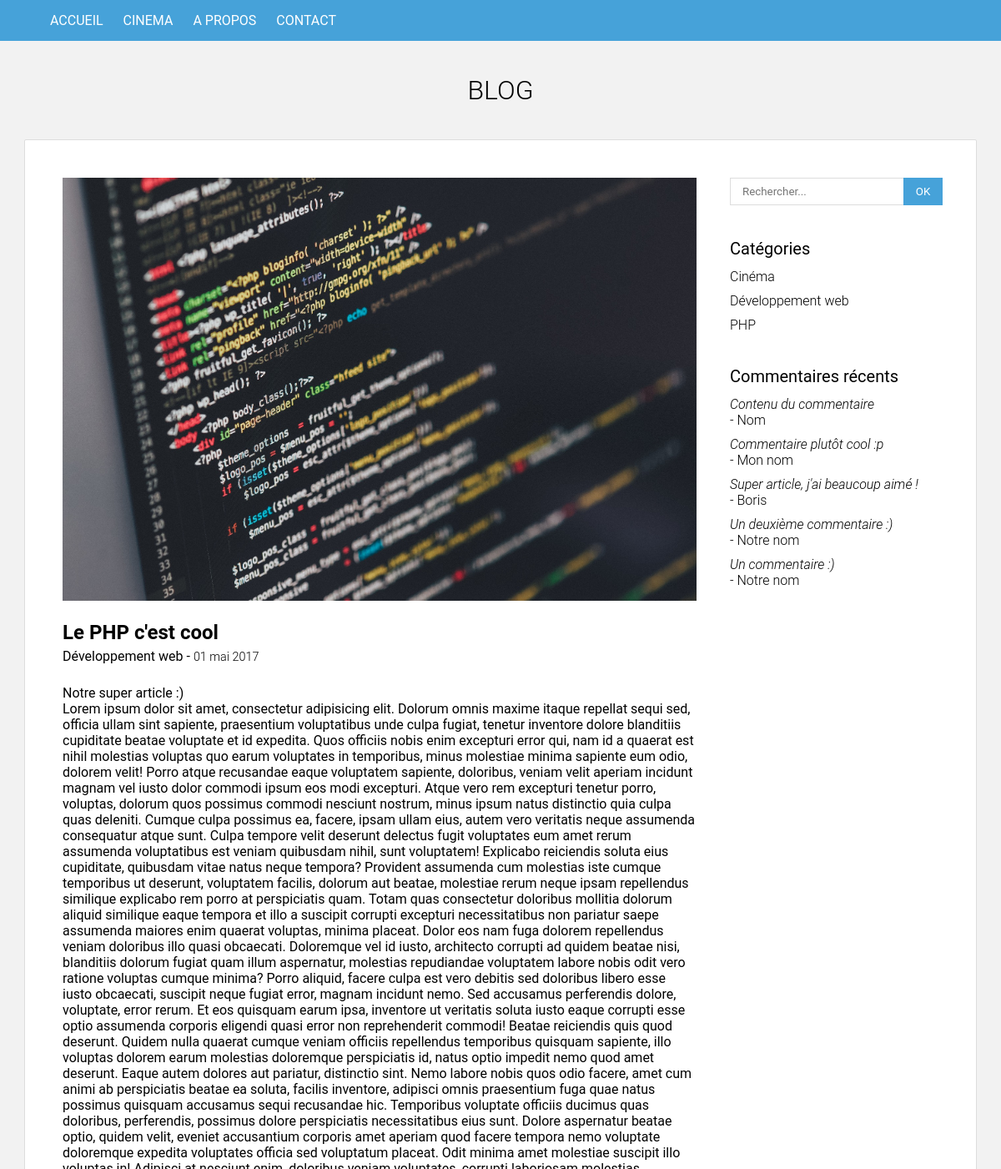
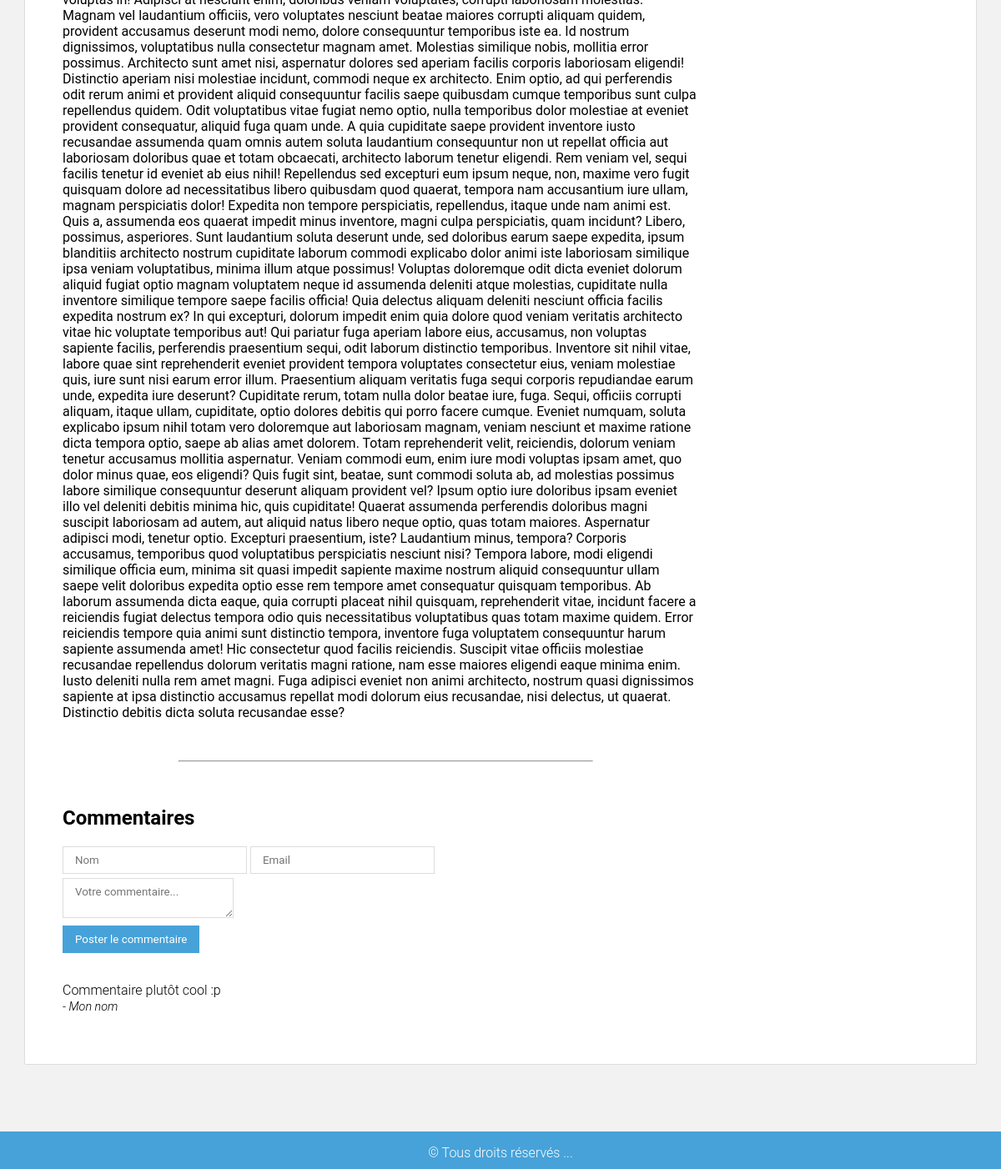
Screenshot of /article.php?id=1 with the database file from the repository (2 pictures, top to bottom).
### tables this page shows
CREATE TABLE `articles` (
  `id` int(11) NOT NULL,
  `titre` varchar(255) NOT NULL,
  `contenu` text NOT NULL,
  `categorie` varchar(255) NOT NULL,
  `datetime_post` datetime NOT NULL
);

CREATE TABLE `categories` (
  `id` int(11) NOT NULL,
  `categorie` varchar(255) NOT NULL,
  `categorie_url` varchar(255) NOT NULL
);

CREATE TABLE `commentaires` (
  `id` int(11) NOT NULL,
  `id_article` int(11) NOT NULL,
  `nom` varchar(255) NOT NULL,
  `email` varchar(255) NOT NULL,
  `contenu` text NOT NULL
);

### php/functions.php (called while the page is built)
<?php
function getNomCategorie($slug) {
	global $bdd;
	$categorie = $bdd->prepare('SELECT categorie FROM categories WHERE categorie_url = ?');
	$categorie->execute([$slug]);
	$categorie = $categorie->fetchColumn();
	return $categorie;
}

### php/config.php (called while the page is built)
<?php
try {
	$bdd = new PDO('mysql:host=127.0.0.1;dbname=blog;charset=utf8', 'root', '');
	$bdd->query('SET lc_time_names = "fr_FR"');
} catch (Exception $e) {
	exit('Erreur: '.$e->getMessage());
}
$side_categories = $bdd->query('SELECT * FROM categories ORDER BY categorie');
$side_commentaires = $bdd->query('SELECT * FROM commentaires ORDER BY id DESC LIMIT 5');

### article.php (the view, shortened to what this page needs)
<?php
require_once 'php/config.php';
require_once 'php/functions.php';
if(!empty($_GET['id'])) {
	$id = htmlspecialchars($_GET['id']);
	$article = $bdd->prepare('SELECT *, DATE_FORMAT(datetime_post, "%d %M %Y") date_formatee FROM articles WHERE id = ?');
	$article->execute([$id]);
	$article = $article->fetch(PDO::FETCH_ASSOC);
	$commentaires = $bdd->prepare('SELECT * FROM commentaires WHERE id_article = ? ORDER BY id DESC');
	$commentaires->execute([$article['id']]);
} else {
	header('Location: /');
	exit();
}
?>
<!DOCTYPE html>
<html>
<head>
	<link rel="stylesheet" type="text/css" href="css/style.css">
</head>
<body>
<?php include_once 'includes/head.php' ?>
<article>
	<img src="images/miniatures/<?= $article['id'] ?>.jpg" alt="miniature">
	<h2><?= $article['titre'] ?></h2>
	<span class="categorie"><?= getNomCategorie($article['categorie']) ?></span> - <span class="date"><?= $article['date_formatee'] ?></span>
	<div class="contenu">
		<?= htmlspecialchars_decode(nl2br($article['contenu'])) ?>
	</div>
</article>
<hr>
<section id="commentaires" class="commentaires">
	<h2>Commentaires</h2>
	<form method="POST" action="#commentaires">
		<input type="text" name="nom" placeholder="Nom"<?php if(isset($nom)) { echo ' value="'.$nom.'"'; } ?> required>
		<input type="email" name="email" placeholder="Email"<?php if(isset($email)) { echo ' value="'.$email.'"'; } ?> required>
		<br>
		<textarea name="contenu" placeholder="Votre commentaire..." required><?php if(isset($contenu)) { echo $contenu; } ?></textarea>
		<br>
		<input type="submit" name="commentaire" value="Poster le commentaire">
	</form>
	<?php while($c = $commentaires->fetch(PDO::FETCH_ASSOC)) { ?>
	<div class="commentaire">
		<p><?= $c['contenu'] ?></p>
		<span class="auteur">- <?= $c['nom'] ?></span>
	</div>
	<?php } ?>
</section>
<?php include_once 'includes/foot.php' ?>
</body>
</html>

### includes/foot.php (shortened to what this page needs)
	</section>
	<section class="sidebar">
		<form method="GET" action="/">
			<input type="text" name="q" placeholder="Rechercher..."<?php if(isset($query)) { echo ' value="'.$query.'"'; } ?>>
			<input type="submit" value="OK">
		</form>
		<h4>Catégories</h4>
		<ul>
			<?php while($c = $side_categories->fetch(PDO::FETCH_ASSOC)) { ?>
			<li><a href="/?categorie=<?= $c['categorie_url'] ?>"><?= $c['categorie'] ?></a></li>
			<?php } ?>
		</ul>
		<h4>Commentaires récents</h4>
		<ul>
			<?php while($c = $side_commentaires->fetch(PDO::FETCH_ASSOC)) { ?>
			<li>
				<a href="article.php?id=<?= $c['id_article'] ?>#commentaires">
					<i><?= substr($c['contenu'], 0, 100) ?></i><br>
					- <?= $c['nom'] ?>
				</a>
			</li>
			<?php } ?>
		</ul>
	</section>
</div>
<footer>
	<div class="container">
		<p>&copy; Tous droits réservés ...</p>
	</div>
</footer>

### css/style.css (style rules this page uses)
html, body { margin: 0; padding: 0; font-family: Roboto, sans-serif; background: #f2f2f2; }
a { text-decoration: none; color: #000; transition: color .3s ease; }
.container { width: 1100px; margin: 0 auto; }
img { width: 100%; }
.date { font-weight: 300; font-size: 0.9em; }
p { margin: 10px 0 0 0; font-weight: 300; }
.sidebar { width: 25%; float: right; margin-top: 25px; }
input, textarea { outline: none; background: #fff; border: 1px solid #dddddd; padding: 8px 14px; font-family: Roboto, sans-serif; }
.commentaires textarea { margin: 5px 0; }
.sidebar input[type=text] { width: 65%; }
input[type=submit] { border-color: #46a2d9; background: #46a2d9; color: #fff; }
.sidebar input[type=submit] { position: relative; left: -5px; }
.sidebar h4 { margin: 40px 0 12px 0; font-weight: 400; font-size: 1.25em; }
.sidebar ul { margin: 0; padding: 0 10px 0 0; font-weight: 300; }
.sidebar ul li { list-style-type: none; margin-bottom: 10px; }
footer { background: #46a2d9; color: #fff; text-align: center; padding: 6px 0 10px 0; margin-top: 80px; }
article, .commentaires { padding: 25px 40px 40px 25px; }
article h2 { margin-bottom: 5px; }
article .contenu { margin-top: 25px; }
hr { color: #dddd; width: 60%; }
.commentaire { margin-top: 35px; }
.commentaire p { margin-bottom: 0; }
.commentaire .auteur { font-size: 0.9em; font-weight: 300; font-style: italic; }

### rows the page displays
articles: titre "Le PHP c'est cool", categorie.categorie "Développement web", contenu "Notre super article :) Lorem ipsum dolor sit amet, consectetur adipisicing elit. Dolorum omnis maxime itaque repellat sequi sed, officia ullam sint sapiente, praesentium voluptatibus unde culpa fugiat, tenetur inventore dolore blanditiis cupiditate beatae voluptate et id expedita. Quos officiis nobis enim excepturi error qui, nam id a quaerat est nihil molestias voluptas quo earum voluptates in temporibus, minus molestiae minima sapiente eum odio, dolorem velit! Porro atque recusandae eaque voluptatem sapiente, doloribus, veniam velit aperiam incidunt magnam vel iusto dolor commodi ipsum eos modi excepturi. Atque vero rem excepturi tenetur porro, voluptas, dolorum quos possimus commodi…"
commentaires: contenu "Commentaire plutôt cool :p", nom "Mon nom"
categories: categorie "Cinéma"
categories: categorie "Développement web"
categories: categorie "PHP"
commentaires: contenu "Contenu du commentaire", nom "Nom"
commentaires: contenu "Super article, j'ai beaucoup aimé !", nom "Boris"
commentaires: contenu "Un deuxième commentaire :)", nom "Notre nom"
commentaires: contenu "Un commentaire :)", nom "Notre nom"

### other values shown
$article['date_formatee'] "01 mai 2017"
